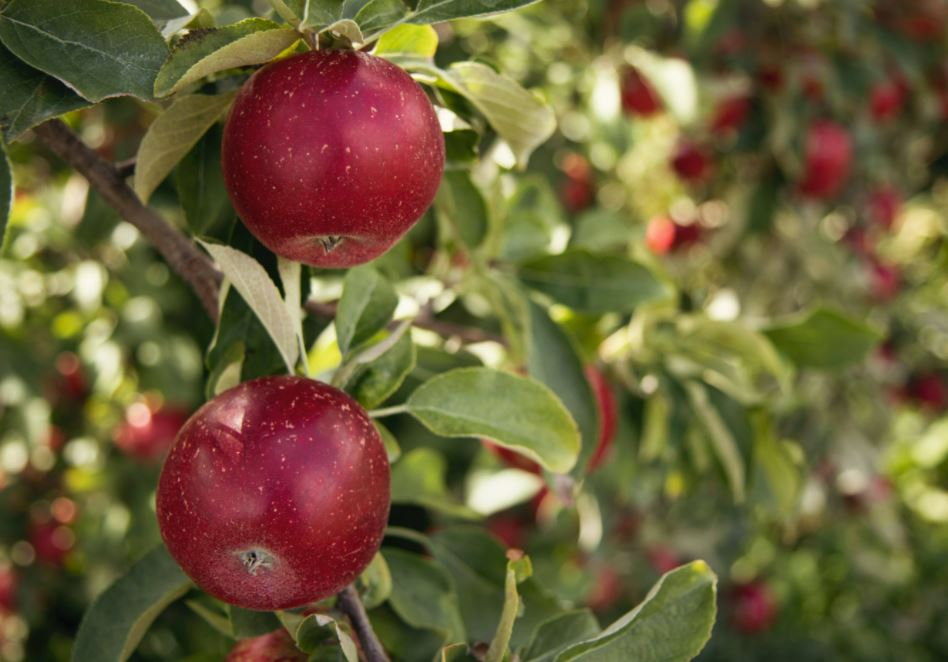
#> input picture OpenCV/Code/6_Hist/apple_tree.jpg, 948 x 662 px
$ python cv_calcback.py
#> lines starting #> are read from the running program, lines starting #| are printed output that depends on the picture; after the words box and inside, x2 and y2 are one past the last pixel; in counts of white or black regions, pixels touching at a corner belong together
import cv2
import numpy as np
import matplotlib.pyplot as plt

img = cv2.imread('apple_tree.jpg')
#> img is the input picture: shape (662, 948, 3); mean B, G, R 57.8, 95.9, 109.2
plate = cv2.imread('apple.jpg')
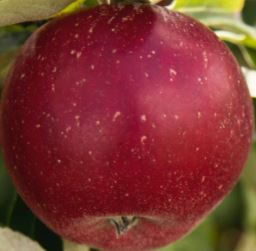
#> input picture OpenCV/Code/6_Hist/apple.jpg, 256 x 251 px
#> plate is the input picture: shape (251, 256, 3); mean B, G, R 49.4, 53.1, 126.2

hsv_img = cv2.cvtColor(img, cv2.COLOR_BGR2HSV)
#> hsv_img: shape (662, 948, 3); mean H, S, V 45.4, 133.8, 113.9
hsv_plate = cv2.cvtColor(plate, cv2.COLOR_BGR2HSV)
#> hsv_plate: shape (251, 256, 3); mean H, S, V 114.3, 178.1, 127.1

hist_plate = cv2.calcHist([hsv_plate], [0, 1], None, [
                          180, 256], [0, 180, 0, 256])
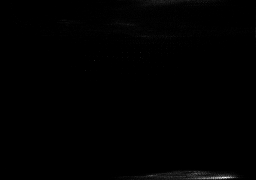
#> hist_plate: shape (180, 256) float32; min 0, max 339, mean 1.4; drawn with min black and max white

# 归一化直方图
cv2.normalize(hist_plate, hist_plate, 0, 255, cv2.NORM_MINMAX)
#> hist_plate: shape (180, 256) float32; 16.2% of pixels changed, all inside (x1, y1, x2, y2) = (5, 0, 256, 180)
# 反向投影
dst = cv2.calcBackProject([hsv_img], [0, 1], hist_plate, [0, 180, 0, 256], 1)
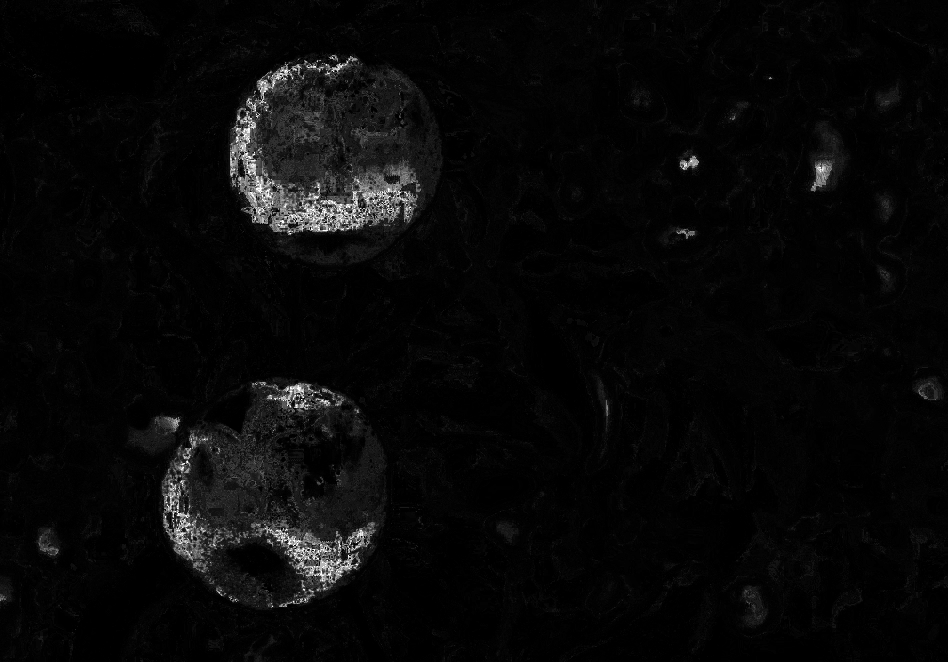
#> dst: shape (662, 948); min 0, max 255, mean 8.2

# 卷积用来连接分散的点
disc = cv2.getStructuringElement(cv2.MORPH_ELLIPSE, (5, 5))
dst = cv2.filter2D(dst, -1, disc)
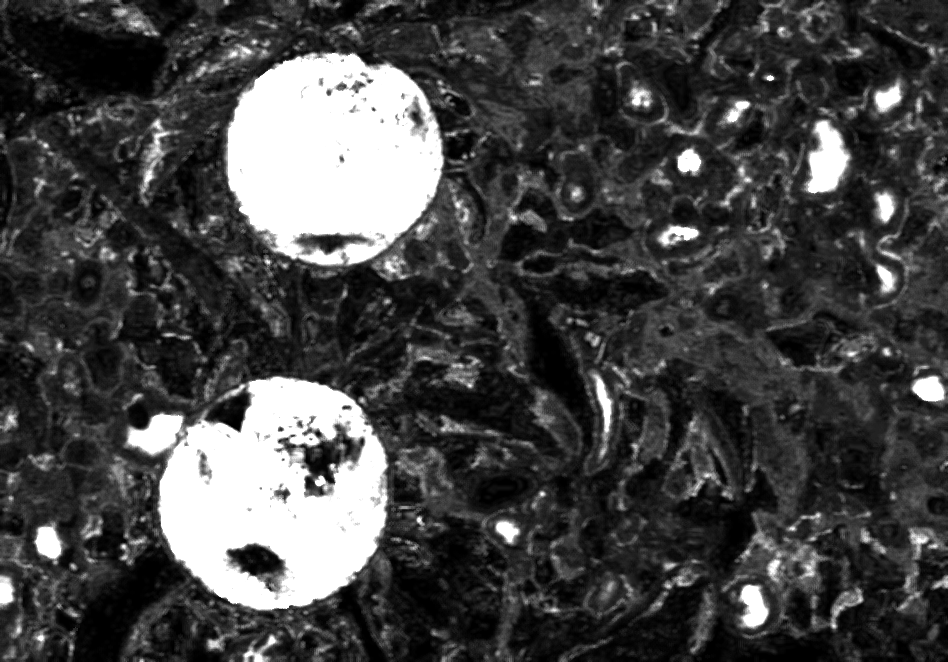
#> dst: shape (662, 948); min 0, max 255, mean 69


# 二值化概率图像
ret, thresh = cv2.threshold(dst, 50, 255, 0)
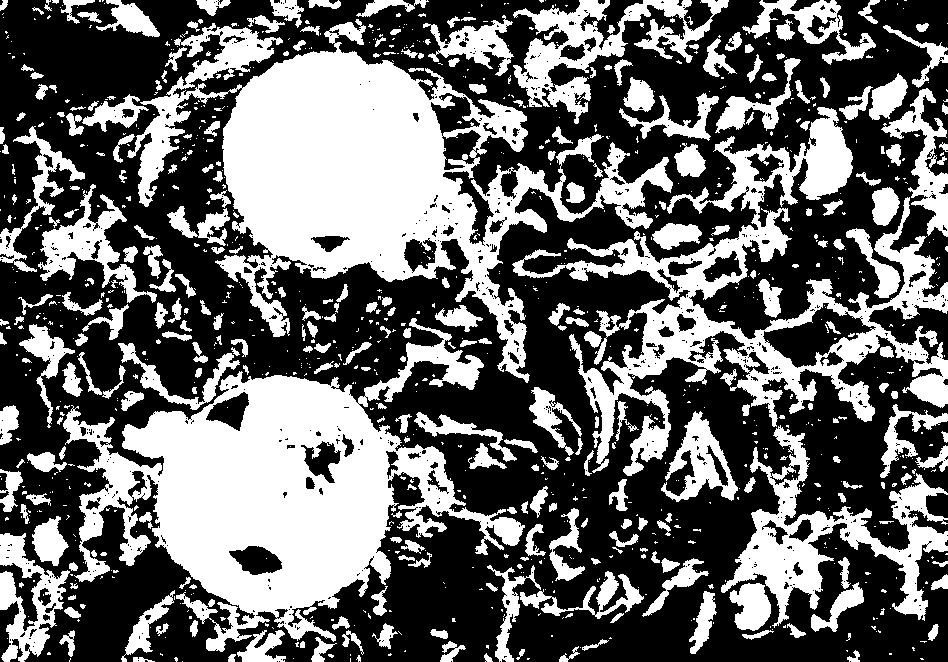
#> thresh: shape (662, 948); 40.8% white; 1038 white regions (733 under 20 px), largest, box (x1, y1, x2, y2) and area: (127, 19, 673, 383) 62946, (63, 318, 525, 652) 58159, (512, 107, 948, 476) 34027
thresh = cv2.merge((thresh, thresh, thresh))

# 按位操作进行掩膜计算
res = cv2.bitwise_and(img, thresh)
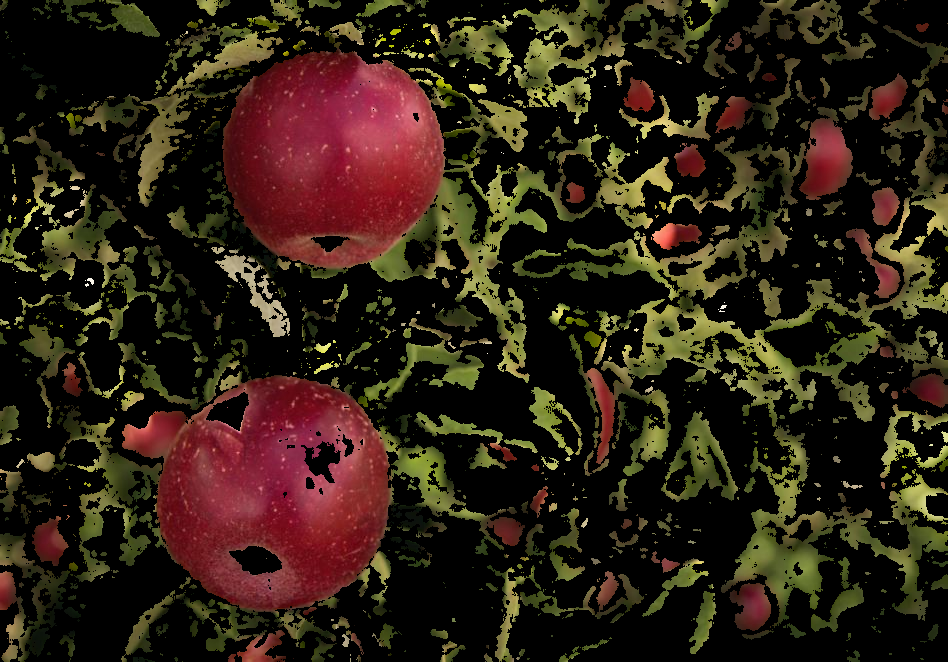
#> res: shape (662, 948, 3); mean B, G, R 20.3, 33, 46.1
res = np.hstack((img, thresh, res))
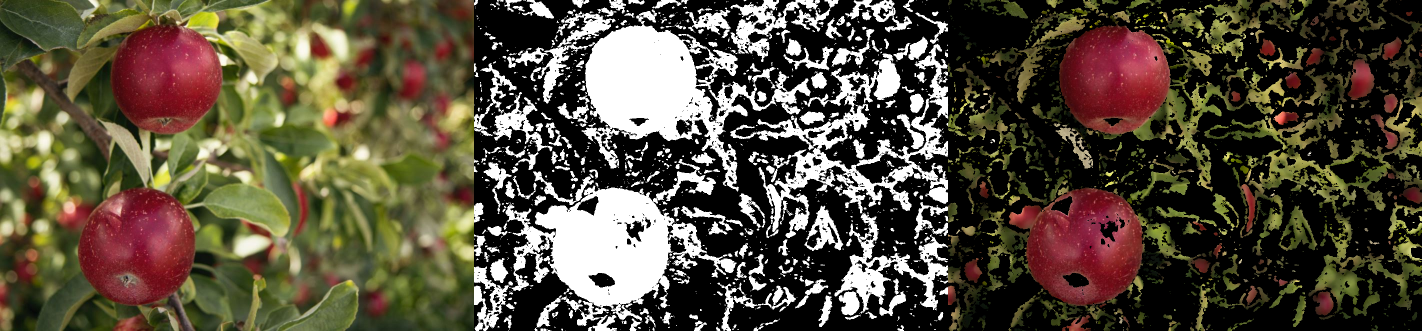
#> res: shape (662, 2844, 3) (shown at 1/2 size); mean B, G, R 60.7, 77.6, 86.5

while True:
    cv2.imshow('res', res)
    key = cv2.waitKey(1)
#> (key Esc is pressed here)
    if key == 27:
        break

cv2.destroyAllWindows()
